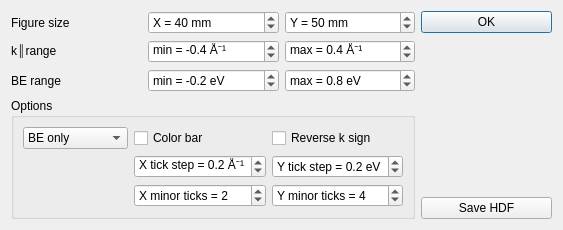
<?xml version="1.0" encoding="UTF-8"?>
<ui version="4.0">
 <class>Dialog</class>
 <widget class="QDialog" name="Dialog">
  <property name="geometry">
   <rect>
    <x>0</x>
    <y>0</y>
    <width>563</width>
    <height>203</height>
   </rect>
  </property>
  <property name="windowTitle">
   <string>Dialog</string>
  </property>
  <layout class="QHBoxLayout" name="horizontalLayout">
   <item>
    <layout class="QGridLayout" name="gridLayout" columnstretch="1,1,1,1">
     <item row="0" column="0">
      <widget class="QLabel" name="label">
       <property name="text">
        <string>Figure size</string>
       </property>
      </widget>
     </item>
     <item row="0" column="1">
      <widget class="QSpinBox" name="spinBox_figSizeX">
       <property name="suffix">
        <string> mm</string>
       </property>
       <property name="prefix">
        <string>X = </string>
       </property>
       <property name="minimum">
        <number>10</number>
       </property>
       <property name="maximum">
        <number>1000</number>
       </property>
       <property name="singleStep">
        <number>5</number>
       </property>
       <property name="value">
        <number>40</number>
       </property>
      </widget>
     </item>
     <item row="0" column="2">
      <widget class="QSpinBox" name="spinBox_figSizeY">
       <property name="suffix">
        <string> mm</string>
       </property>
       <property name="prefix">
        <string>Y = </string>
       </property>
       <property name="minimum">
        <number>10</number>
       </property>
       <property name="maximum">
        <number>1000</number>
       </property>
       <property name="singleStep">
        <number>5</number>
       </property>
       <property name="value">
        <number>50</number>
       </property>
      </widget>
     </item>
     <item row="1" column="1">
      <widget class="QDoubleSpinBox" name="doubleSpinBox_kmin">
       <property name="prefix">
        <string>min = </string>
       </property>
       <property name="suffix">
        <string> Å⁻¹</string>
       </property>
       <property name="decimals">
        <number>1</number>
       </property>
       <property name="minimum">
        <double>-10.000000000000000</double>
       </property>
       <property name="maximum">
        <double>0.000000000000000</double>
       </property>
       <property name="singleStep">
        <double>0.100000000000000</double>
       </property>
       <property name="value">
        <double>-0.400000000000000</double>
       </property>
      </widget>
     </item>
     <item row="1" column="2">
      <widget class="QDoubleSpinBox" name="doubleSpinBox_kmax">
       <property name="prefix">
        <string>max = </string>
       </property>
       <property name="suffix">
        <string> Å⁻¹</string>
       </property>
       <property name="decimals">
        <number>1</number>
       </property>
       <property name="maximum">
        <double>10.000000000000000</double>
       </property>
       <property name="singleStep">
        <double>0.100000000000000</double>
       </property>
       <property name="value">
        <double>0.400000000000000</double>
       </property>
      </widget>
     </item>
     <item row="1" column="0">
      <widget class="QLabel" name="label_2">
       <property name="text">
        <string>k∥range</string>
       </property>
      </widget>
     </item>
     <item row="2" column="0" rowspan="2">
      <widget class="QLabel" name="label_3">
       <property name="text">
        <string>BE range</string>
       </property>
      </widget>
     </item>
     <item row="4" column="0" colspan="3">
      <widget class="QGroupBox" name="groupBox">
       <property name="title">
        <string>Options</string>
       </property>
       <layout class="QGridLayout" name="gridLayout_2">
        <item row="0" column="0">
         <widget class="QComboBox" name="comboBox_plotMode">
          <item>
           <property name="text">
            <string>BE only</string>
           </property>
          </item>
          <item>
           <property name="text">
            <string>KE only</string>
           </property>
          </item>
          <item>
           <property name="text">
            <string>BE &amp; KE</string>
           </property>
          </item>
         </widget>
        </item>
        <item row="0" column="1">
         <widget class="QCheckBox" name="checkBox_showColorBar">
          <property name="text">
           <string>Color bar</string>
          </property>
         </widget>
        </item>
        <item row="0" column="2">
         <widget class="QCheckBox" name="checkBox_reverseSign_k">
          <property name="text">
           <string>Reverse k sign</string>
          </property>
         </widget>
        </item>
        <item row="2" column="2">
         <widget class="QSpinBox" name="spinBox_YminorTicks">
          <property name="prefix">
           <string>Y minor ticks = </string>
          </property>
          <property name="minimum">
           <number>1</number>
          </property>
          <property name="maximum">
           <number>10</number>
          </property>
          <property name="value">
           <number>4</number>
          </property>
         </widget>
        </item>
        <item row="1" column="2">
         <widget class="QDoubleSpinBox" name="doubleSpinBox_YtickStep">
          <property name="prefix">
           <string>Y tick step = </string>
          </property>
          <property name="suffix">
           <string> eV</string>
          </property>
          <property name="decimals">
           <number>1</number>
          </property>
          <property name="minimum">
           <double>0.100000000000000</double>
          </property>
          <property name="maximum">
           <double>2.000000000000000</double>
          </property>
          <property name="singleStep">
           <double>0.100000000000000</double>
          </property>
          <property name="value">
           <double>0.200000000000000</double>
          </property>
         </widget>
        </item>
        <item row="1" column="1">
         <widget class="QDoubleSpinBox" name="doubleSpinBox_XtickStep">
          <property name="prefix">
           <string>X tick step = </string>
          </property>
          <property name="suffix">
           <string> Å⁻¹</string>
          </property>
          <property name="decimals">
           <number>1</number>
          </property>
          <property name="minimum">
           <double>0.100000000000000</double>
          </property>
          <property name="maximum">
           <double>2.000000000000000</double>
          </property>
          <property name="singleStep">
           <double>0.100000000000000</double>
          </property>
          <property name="value">
           <double>0.200000000000000</double>
          </property>
         </widget>
        </item>
        <item row="2" column="1">
         <widget class="QSpinBox" name="spinBox_XminorTicks">
          <property name="suffix">
           <string/>
          </property>
          <property name="prefix">
           <string>X minor ticks = </string>
          </property>
          <property name="minimum">
           <number>1</number>
          </property>
          <property name="maximum">
           <number>10</number>
          </property>
          <property name="value">
           <number>2</number>
          </property>
         </widget>
        </item>
       </layout>
      </widget>
     </item>
     <item row="2" column="1" rowspan="2">
      <widget class="QDoubleSpinBox" name="doubleSpinBox_BEmin">
       <property name="prefix">
        <string>min = </string>
       </property>
       <property name="suffix">
        <string> eV</string>
       </property>
       <property name="decimals">
        <number>1</number>
       </property>
       <property name="minimum">
        <double>-2.000000000000000</double>
       </property>
       <property name="singleStep">
        <double>0.100000000000000</double>
       </property>
       <property name="value">
        <double>-0.200000000000000</double>
       </property>
      </widget>
     </item>
     <item row="2" column="2" rowspan="2">
      <widget class="QDoubleSpinBox" name="doubleSpinBox_BEmax">
       <property name="prefix">
        <string>max = </string>
       </property>
       <property name="suffix">
        <string> eV</string>
       </property>
       <property name="decimals">
        <number>1</number>
       </property>
       <property name="minimum">
        <double>-2.000000000000000</double>
       </property>
       <property name="singleStep">
        <double>0.100000000000000</double>
       </property>
       <property name="value">
        <double>0.800000000000000</double>
       </property>
      </widget>
     </item>
     <item row="0" column="3" rowspan="5">
      <layout class="QVBoxLayout" name="verticalLayout">
       <property name="leftMargin">
        <number>0</number>
       </property>
       <item>
        <widget class="QPushButton" name="pushButton_OK">
         <property name="text">
          <string>OK</string>
         </property>
        </widget>
       </item>
       <item>
        <spacer name="verticalSpacer">
         <property name="orientation">
          <enum>Qt::Vertical</enum>
         </property>
         <property name="sizeHint" stdset="0">
          <size>
           <width>20</width>
           <height>40</height>
          </size>
         </property>
        </spacer>
       </item>
       <item>
        <widget class="QPushButton" name="pushButton_saveHDF">
         <property name="text">
          <string>Save HDF</string>
         </property>
        </widget>
       </item>
      </layout>
     </item>
    </layout>
   </item>
  </layout>
 </widget>
 <resources/>
 <connections/>
</ui>
